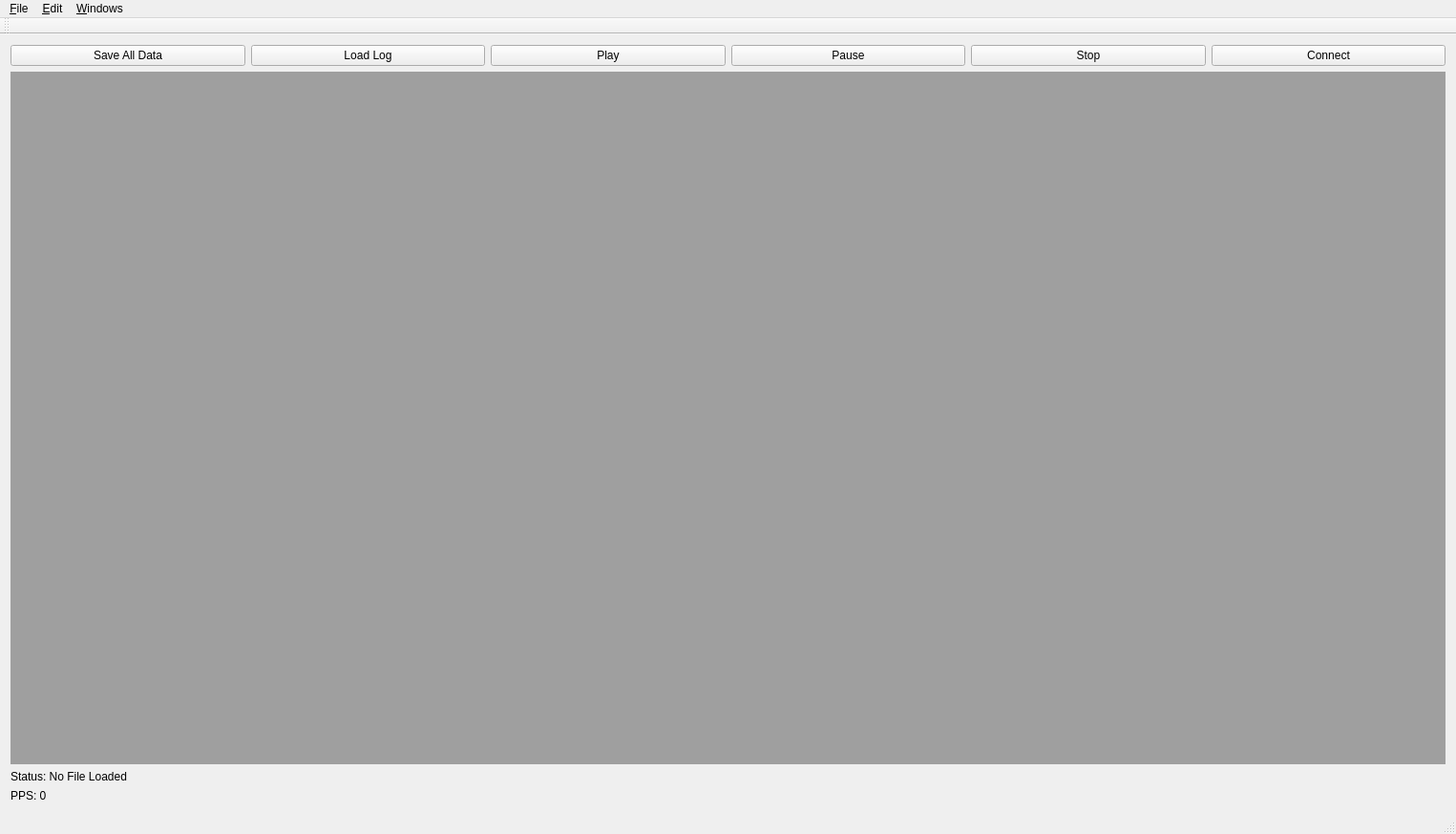
<?xml version="1.0" encoding="UTF-8"?>
<ui version="4.0">
 <class>MainWindow</class>
 <widget class="QMainWindow" name="MainWindow">
  <property name="geometry">
   <rect>
    <x>0</x>
    <y>0</y>
    <width>1525</width>
    <height>873</height>
   </rect>
  </property>
  <property name="windowTitle">
   <string>EMStudio</string>
  </property>
  <widget class="QWidget" name="centralWidget">
   <layout class="QVBoxLayout" name="verticalLayout_2">
    <item>
     <layout class="QVBoxLayout" name="verticalLayout">
      <item>
       <layout class="QHBoxLayout" name="horizontalLayout">
        <item>
         <widget class="QPushButton" name="saveDataPushButton">
          <property name="text">
           <string>Save All Data</string>
          </property>
         </widget>
        </item>
        <item>
         <widget class="QPushButton" name="loadLogPushButton">
          <property name="text">
           <string>Load Log</string>
          </property>
         </widget>
        </item>
        <item>
         <widget class="QPushButton" name="playLogPushButton">
          <property name="text">
           <string>Play</string>
          </property>
         </widget>
        </item>
        <item>
         <widget class="QPushButton" name="pauseLogPushButton">
          <property name="text">
           <string>Pause</string>
          </property>
         </widget>
        </item>
        <item>
         <widget class="QPushButton" name="stopLogPushButton">
          <property name="text">
           <string>Stop</string>
          </property>
         </widget>
        </item>
        <item>
         <widget class="QPushButton" name="connectPushButton">
          <property name="text">
           <string>Connect</string>
          </property>
         </widget>
        </item>
       </layout>
      </item>
      <item>
       <widget class="QMdiArea" name="mdiArea"/>
      </item>
     </layout>
    </item>
    <item>
     <widget class="QLabel" name="statusLabel">
      <property name="text">
       <string>Status: No File Loaded</string>
      </property>
     </widget>
    </item>
    <item>
     <widget class="QLabel" name="ppsLabel">
      <property name="text">
       <string>PPS: 0</string>
      </property>
     </widget>
    </item>
   </layout>
  </widget>
  <widget class="QMenuBar" name="menuBar">
   <property name="geometry">
    <rect>
     <x>0</x>
     <y>0</y>
     <width>1525</width>
     <height>21</height>
    </rect>
   </property>
   <widget class="QMenu" name="menuFile">
    <property name="title">
     <string>&amp;File</string>
    </property>
    <addaction name="actionConnect"/>
    <addaction name="actionDisconnect"/>
    <addaction name="separator"/>
    <addaction name="actionExit_3"/>
   </widget>
   <widget class="QMenu" name="menuEdit">
    <property name="title">
     <string>&amp;Edit</string>
    </property>
    <addaction name="actionSettings"/>
   </widget>
   <widget class="QMenu" name="menuWindows">
    <property name="title">
     <string>&amp;Windows</string>
    </property>
    <addaction name="actionGauges"/>
    <addaction name="actionTables"/>
    <addaction name="actionEMS_Info"/>
    <addaction name="actionFlags"/>
    <addaction name="actionPacket_Status"/>
   </widget>
   <addaction name="menuFile"/>
   <addaction name="menuEdit"/>
   <addaction name="menuWindows"/>
  </widget>
  <widget class="QToolBar" name="mainToolBar">
   <attribute name="toolBarArea">
    <enum>TopToolBarArea</enum>
   </attribute>
   <attribute name="toolBarBreak">
    <bool>false</bool>
   </attribute>
  </widget>
  <widget class="QStatusBar" name="statusBar"/>
  <action name="actionExit">
   <property name="text">
    <string>Exit</string>
   </property>
  </action>
  <action name="actionConnect">
   <property name="text">
    <string>&amp;Connect</string>
   </property>
  </action>
  <action name="actionExit_2">
   <property name="text">
    <string>Exit</string>
   </property>
  </action>
  <action name="actionDisconnect">
   <property name="text">
    <string>&amp;Disconnect</string>
   </property>
  </action>
  <action name="actionExit_3">
   <property name="text">
    <string>&amp;Exit</string>
   </property>
  </action>
  <action name="actionSettings">
   <property name="text">
    <string>&amp;Settings</string>
   </property>
  </action>
  <action name="actionGauges">
   <property name="text">
    <string>&amp;Gauges</string>
   </property>
  </action>
  <action name="actionTables">
   <property name="text">
    <string>&amp;Tables</string>
   </property>
  </action>
  <action name="actionEMS_Info">
   <property name="text">
    <string>&amp;EMS Info</string>
   </property>
  </action>
  <action name="actionFlags">
   <property name="text">
    <string>&amp;Flags</string>
   </property>
  </action>
  <action name="action_Raw_Data">
   <property name="text">
    <string>&amp;Raw Data</string>
   </property>
  </action>
  <action name="actionPacket_Status">
   <property name="text">
    <string>Packet Status</string>
   </property>
  </action>
 </widget>
 <layoutdefault spacing="6" margin="11"/>
 <resources/>
 <connections/>
</ui>
